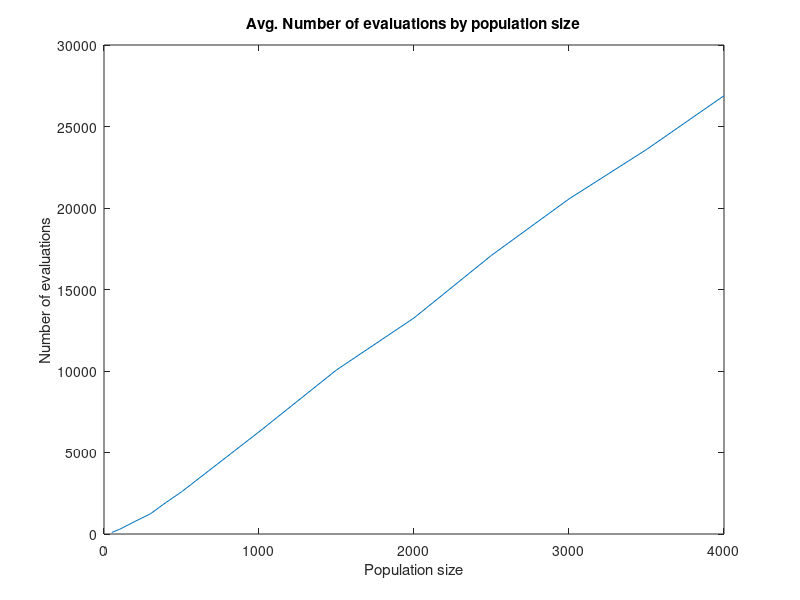
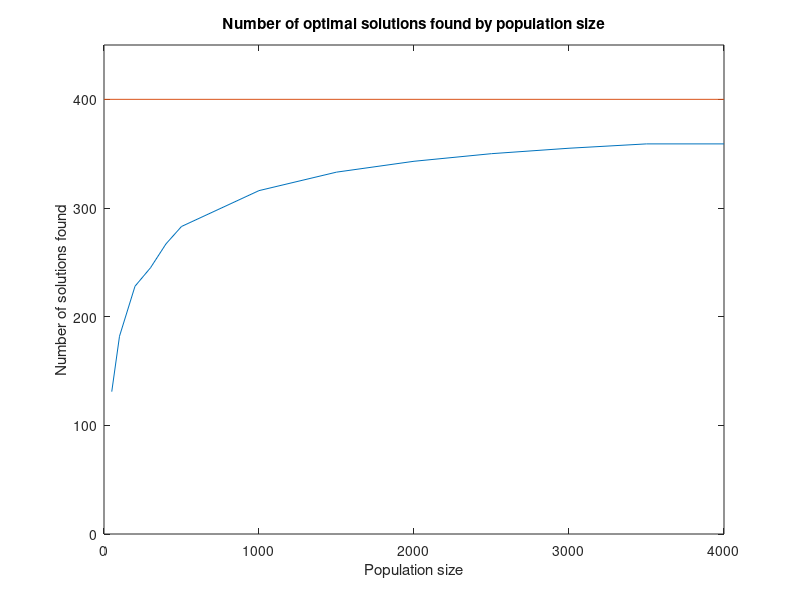

The MATLAB script that drew these images, in order:
pop = [
    50, 100, 200, 300, 400, 500, 1000, 1500, 2000, 2500, 3000, 3500, 4000];

eval = [
    95
284
773
1242
1936
2585
6267
10064
13255
17098
20557
23588
26889];

sol = [
    131
182
228
245
267
283
316
333
343
350
355
359
359];


figure
plot(pop, eval);
title("Avg. Number of evaluations by population size");
xlabel("Population size");
ylabel("Number of evaluations");

figure
plot(pop, sol);
hold on
title("Number of optimal solutions found by population size");
y = 400;
x1 = 0;
x2 = 4000;
plot([x1, x2], [y,y])
ylim([0 450])
xlabel("Population size");
ylabel("Number of solutions found");